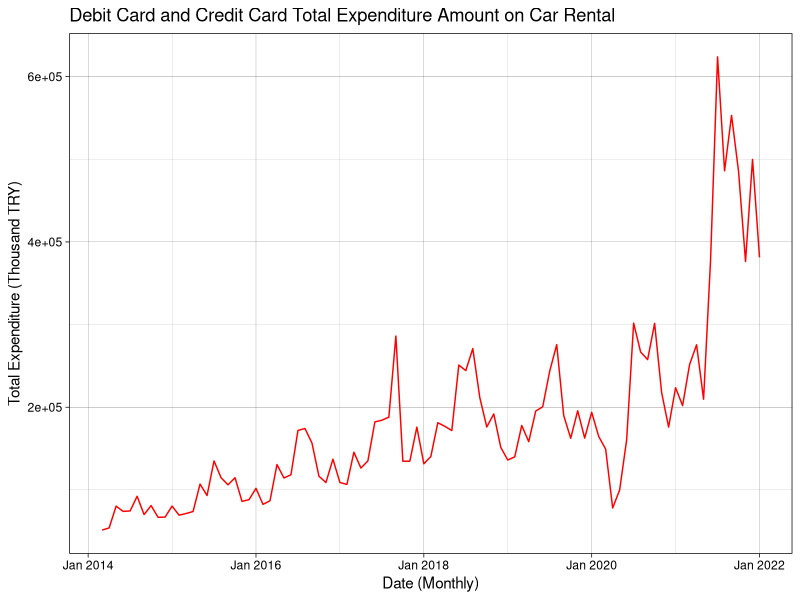
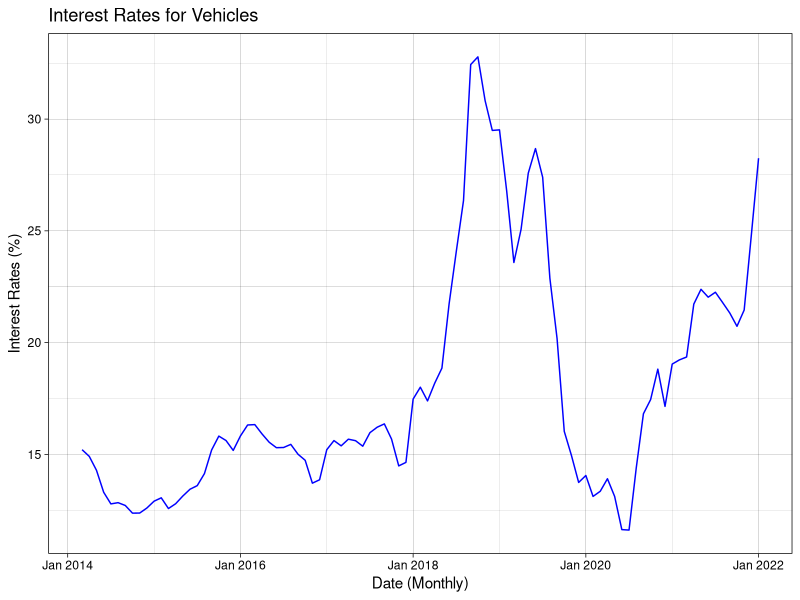
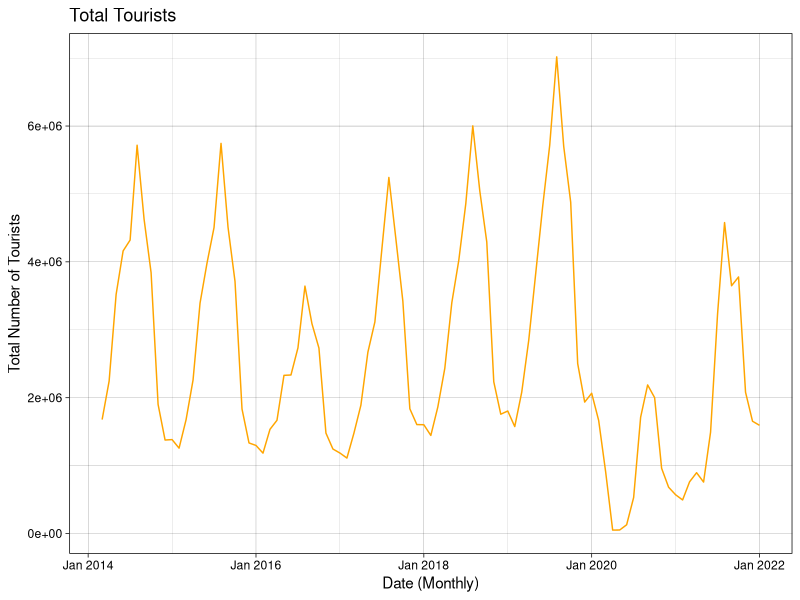
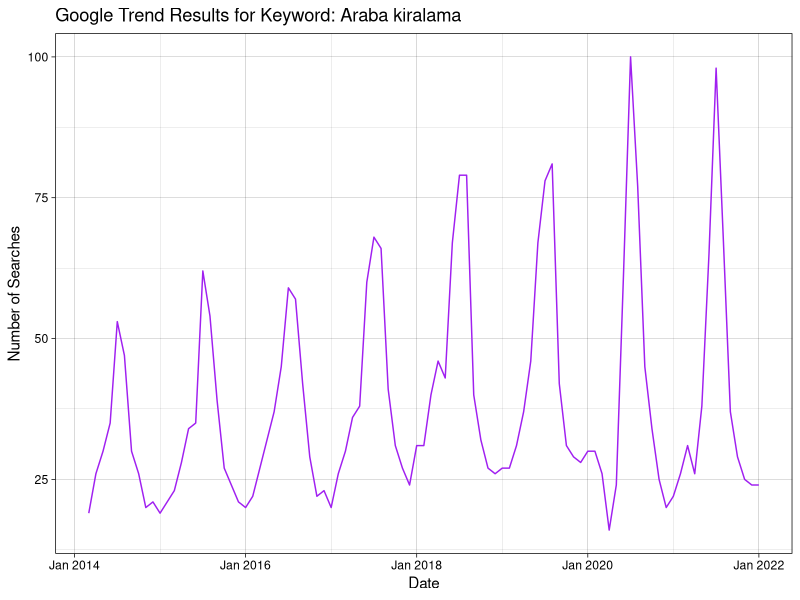
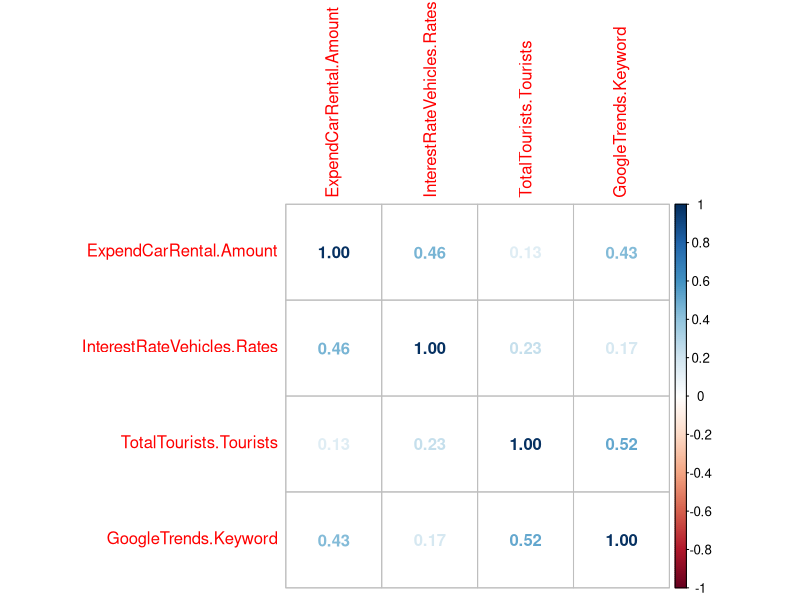

Recreate these plots in R, in order.
## ---- chunk 1

library(readxl)
library(ggplot2)
library(zoo)
library(corrplot)

## ---- chunk 2

ExpendCarRental <- read_excel("Data/Debit_Credit_Expenditure_Car_Rental.xlsx")
ExpendCarRental$Date <- as.yearmon(ExpendCarRental$Date)
head(ExpendCarRental)
tail(ExpendCarRental)
summary(ExpendCarRental$Amount)
str(ExpendCarRental)
## ---- chunk 3
ggplot(ExpendCarRental, aes(Date, Amount)) +
  geom_line(data = ExpendCarRental, color="red", linetype = "solid") +
   ggtitle("Debit Card and Credit Card Total Expenditure Amount on Car Rental") +
    xlab("Date (Monthly)") + ylab("Total Expenditure (Thousand TRY)") +
    theme_linedraw()
## ---- chunk 4

## ---- chunk 5

InterestRateVehicles <- read_excel("Data/Interest_Rate_Vehicles.xlsx")
InterestRateVehicles$Date <- as.yearmon(InterestRateVehicles$Date)
head(InterestRateVehicles)
tail(InterestRateVehicles)
summary(InterestRateVehicles$Rates)
str(InterestRateVehicles)

## ---- chunk 6

ggplot(InterestRateVehicles, aes(Date, Rates)) +
  geom_line(data = InterestRateVehicles, color="blue", linetype = "solid") +
   ggtitle("Interest Rates for Vehicles") +
    xlab("Date (Monthly)") + ylab("Interest Rates (%)") +
    theme_linedraw()

## ---- chunk 7

## ---- chunk 8

TotalTourists <- read_excel("Data/Total_Tourists.xlsx")
TotalTourists$Date <- as.yearmon(TotalTourists$Date)
head(TotalTourists)
tail(TotalTourists)
summary(TotalTourists$Tourists)
str(TotalTourists)

## ---- chunk 9

ggplot(TotalTourists, aes(Date, Tourists)) +
  geom_line(data = TotalTourists, color="orange", linetype = "solid") +
   ggtitle("Total Tourists") +
    xlab("Date (Monthly)") + ylab("Total Number of Tourists") +
    theme_linedraw()

## ---- chunk 10

## ---- chunk 11

GoogleTrends <- read.csv("Data/GoogleTrends.csv")
GoogleTrends$Month <- as.yearmon(GoogleTrends$Month)
head(GoogleTrends)
tail(GoogleTrends)
summary(GoogleTrends$Keyword)
str(GoogleTrends$Keyword)

## ---- chunk 12

ggplot(GoogleTrends, aes(Month, Keyword)) +
  geom_line(data = GoogleTrends, color="purple", linetype = "solid") +
   ggtitle("Google Trend Results for Keyword: Araba kiralama") +
    xlab("Date") + ylab("Number of Searches") +
    theme_linedraw()

## ---- chunk 13

## ---- chunk 14

data <- data.frame(ExpendCarRental$Amount,  InterestRateVehicles$Rates, TotalTourists$Tourists, GoogleTrends$Keyword)
data_cor = cor(data)
corrplot(data_cor, method="number")
